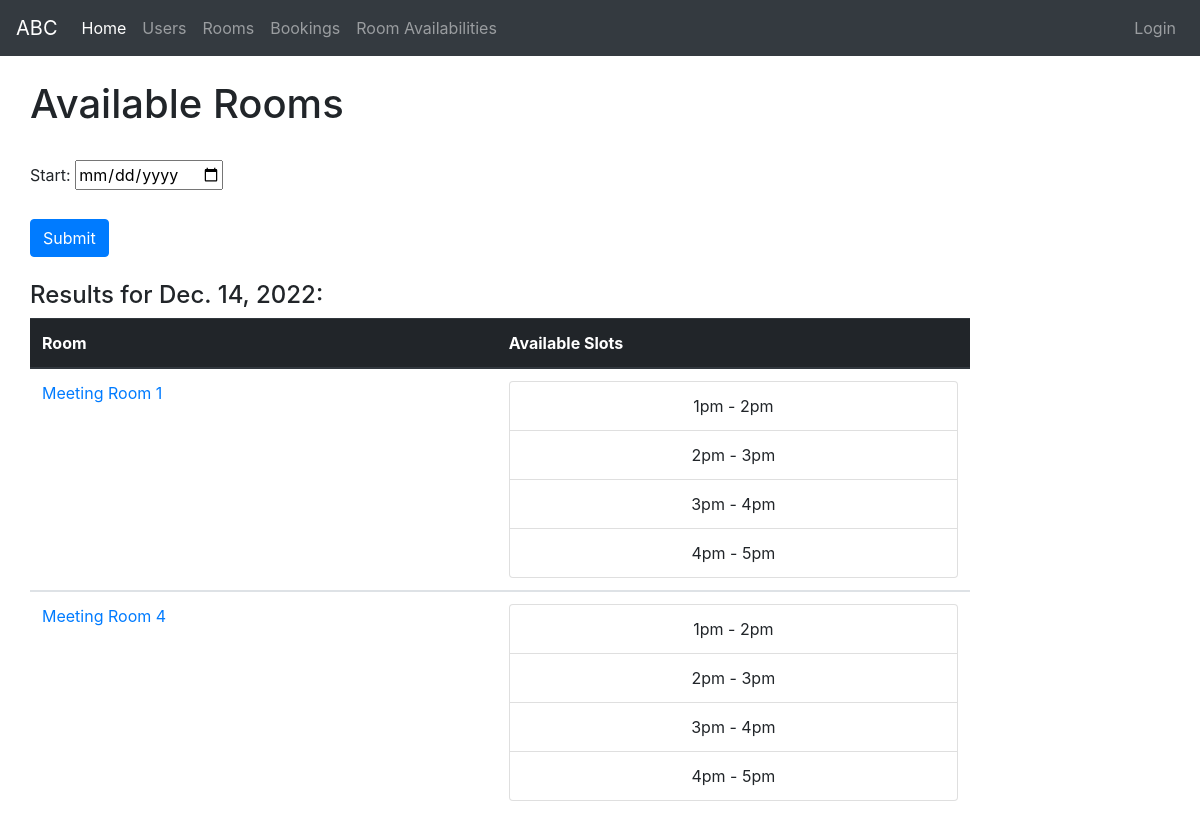
/roombooking/rooms/availabilities/, run on an earlier commit of the app's database.
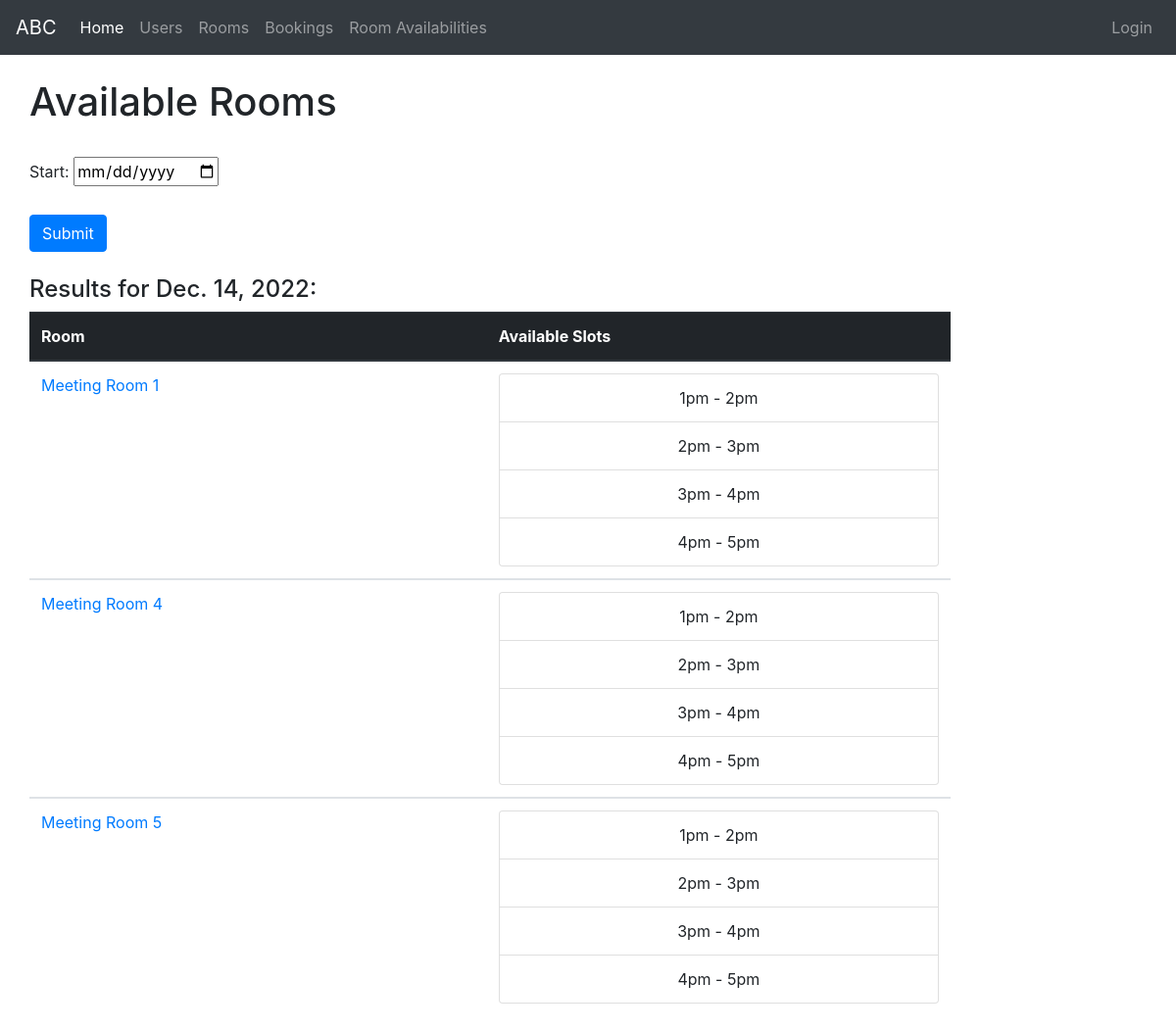
And on a later commit of the database.
### roombooking/models.py (models this page shows, shortened)
class Room(models.Model):
    name = models.CharField(max_length=255)
    dateadded = models.DateTimeField(auto_now_add=True)
    def get_absolute_url(self):
        return reverse('room-detail', args=[str(self.id)])
    def __str__(self):
        return self.name

### roombooking/views.py (the view)
# urls.py: path('rooms/availabilities/', views.roomavailabilities, name='rooms-availabilities'),
def roomavailabilities(request):
    rooms = Room.objects.all
    bookings = Booking.objects.all
    today = datetime.date.today()
    start = today
    if request.method == 'POST':
        print("The request is POST")
        form = RoomAvailabilitiesForm(request.POST)
        if form.is_valid():
            start = form.cleaned_data['start']
            print(start)
    bookings = Booking.objects.filter(startdate = start)
    roomsfilter = Room.objects
    roomlist = []
    for booking in bookings:
        print(booking.room)
        roomlist.append(booking.room)
    rooms = roomsfilter.exclude(name__in = roomlist)
    context = {
        'rooms': rooms,
        'bookings':bookings,
        'today': today,
        'start': start,
    }
    return render(request, 'roomavailabilities.html', context = context)

### roombooking/templates/roomavailabilities.html (shortened to what this page needs)
{% extends "base_generic.html" %}
{% block content %}
<div class="container">
  <h1>Available Rooms</h1>
  <br>
  <form action="{% url 'rooms-availabilities' %}" method="post">
    <label for="start">Start: </label>
    <input id="start" name="start" type="date">
    <br>
    <br>
    <input class="btn btn-primary" type="submit">
  </form>
  <br>
  <h4>Results for {{ start }}: </h4>
    {% if rooms %}
    <table class="table">
      <thead class="thead-dark">
        <tr>
          <th scope="col">Room</th>
          <th scope="col">Available Slots</th>
        </tr>
      </thead>
      {% for room in rooms %}
      <tbody>
        <tr>
          <td><a href="{{ room.get_absolute_url }}">{{ room.name }}</td>
          <td>
            <ul class="list-group">
              <li class="list-group-item text-center">1pm - 2pm</li>
              <li class="list-group-item text-center">2pm - 3pm</li>
              <li class="list-group-item text-center">3pm - 4pm</li>
              <li class="list-group-item text-center">4pm - 5pm</li>
            </ul>
          </td>
        </tr>
      </tbody>
      {% endfor %}
    {% else %}
    <p>There are no rooms in the library.</p>
    </table>
    {% endif %}
</div>
{% endblock %}

What changed in the data, as far as the page shows it:
added Room: name "Meeting Room 5"
